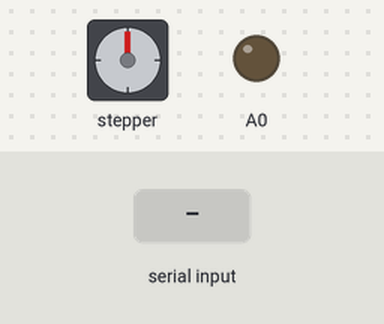
This sketch was run on a simulated Arduino Zero (SAMD21). On the bench: stepper motor, output pins drawn as LEDs (lit = HIGH). Wiring (inferred from the names in the program): stepper motor driver (200 steps per turn assumed): step D7; direction D2. The inputs (shaded band) are chosen by the test bench. Pins used as bus, display or sensor lines are not drawn.

Above: at 1.2 s.
1.3 s: "1,90,45\n" received over Serial
At 1.7 s:
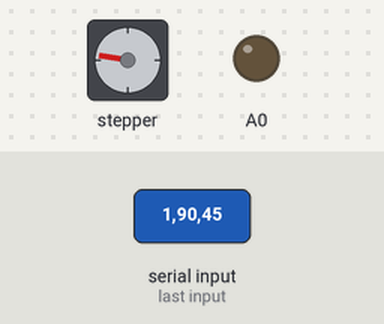
2.8 s: "1,90,45\n" received over Serial
At 4.0 s:
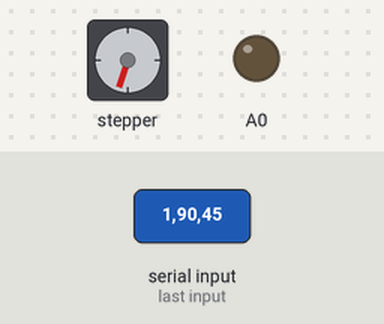
Timing chart, 0 to 5.8 s (numbered marks = the images above; inputs shaded):
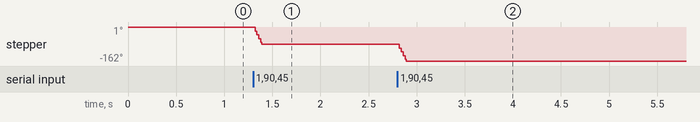

The sketch:

MergedArduinoCode.ino
```cpp
//Stepper Variables
#define stepPin 7
#define dirPin 2
int steps;
int command;
int stepperCommand = 1;
int direction = 0;


//Actuator Variables
int PWMPin = DAC0;
int theDelay = 10000;
int actuatorCommand = 2;
int position = 0;


void setup() {
  //Actuator Pin
  pinMode(PWMPin, OUTPUT);


  //Stepper Pins & Serial Connection
  pinMode(stepPin, OUTPUT);
  pinMode(dirPin, OUTPUT);
  Serial.begin(9600);

}

void loop() {

  while (Serial.available() > 0) {
    command = Serial.parseInt();

    if (command == stepperCommand) {

      direction = Serial.parseInt();

       //set motor direction
      if (direction > 0) {
        pinMode(dirPin, INPUT);

      } else {
        pinMode(dirPin, OUTPUT);
        digitalWrite(dirPin,HIGH);
      }

      steps = Serial.parseInt();

      for (int i = 0; i < steps; i++) {
        digitalWrite(stepPin, HIGH);
        delayMicroseconds(1000);
        digitalWrite(stepPin, LOW);
        delayMicroseconds(1000);

      }

    } else if (command == actuatorCommand) {

      position = Serial.parseInt();

      analogWrite(PWMPin, position);

    }

  }
}
```

Measured:
- after the input at 1.3 s, stepper: turns 81° counter-clockwise, starting at once
- after the input at 2.8 s, stepper: turns 81° counter-clockwise, starting at once
